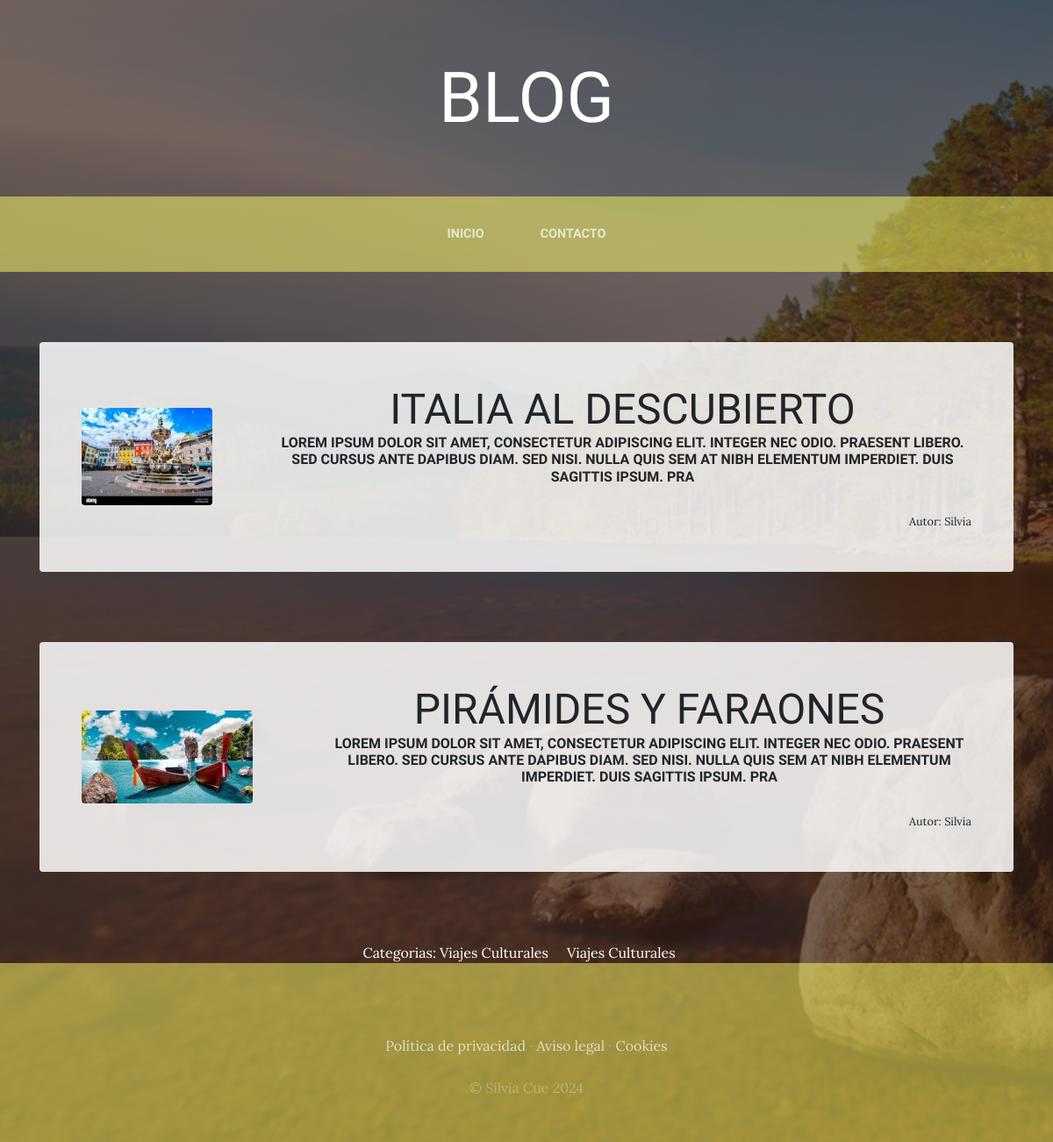
Screenshot of /categoria/3 with the database file from the repository.
### blogg/models.py (models this page shows, shortened)
class Post(models.Model):
    titulo = models.CharField(max_length=70)
    contenido = models.CharField(max_length=200)
    imagen = models.ImageField(upload_to="blogg", null=True, blank=True)
    autor = models.ForeignKey(User, on_delete=models.CASCADE)
    categorias = models.ManyToManyField(Categoria)
    created = models.DateTimeField(auto_now_add=True)
    updated = models.DateTimeField(auto_now_add=True)
    class Meta:
        verbose_name = 'post'
        verbose_name_plural = 'posts'

class Categoria(models.Model):
    nombre = models.CharField(max_length=50)
    created = models.DateTimeField(auto_now_add=True)
    updated = models.DateTimeField(auto_now_add=True)
    class Meta:
        verbose_name = 'categoria'
        verbose_name_plural = 'categoria'

### blogg/views.py (the view)
# urls.py: path('categoria/<int:categoria_id>', views.categoria, name="categoria"),
def categoria(request, categoria_id):
    categoria = Categoria.objects.get(id=categoria_id)
    posts = Post.objects.filter(categorias=categoria)
    return render(request, "blogg/categoria.html", {"categoria": categoria, "posts": posts})

### blogg/templates/blogg/categoria.html
{% extends 'blogApp/base.html' %}
{% load static %}
{% block content %}
{% for post in posts %}
<section class="page-section clearfix">
  <div class="container">
    <div
      class="intro mb-4 text-center bg-faded p-5 rounded"
      style="display: flex; align-items: center"
    >
      <div style="margin-right: 20px;">
        {% if post.imagen %}
          <img
            src="{{post.imagen.url }}"
            class="intro-img img-fluid rounded"
            alt=""
            style="max-width: 600px;"
          />
        {% else %}
          <p>No hay imagen disponible</p>
        {% endif %}
      </div>
      <div style="flex: 1;">
        <h2 class="section-heading mb-4">
          <span class="section-heading-lower">{{ post.titulo }}</span>
          <span class="section-heading-upper">{{ post.contenido }}</span>
        </h2>
        <div style="text-align: right; font-size: 0.8em">
          Autor: {{post.autor}}
        </div>
      </div>
    </div>
  </div>
</section>
{% endfor %}
<section>
  <div style="width: 75%; margin: auto; text-align: center; color: white;">
    Categorias:
    {% for post in posts %}
    {% for categoria in post.categorias.all %}
      {{categoria.nombre}} &nbsp;&nbsp;&nbsp;
      {% endfor %}
    {% endfor %}
  </div>
</section>
{% endblock %}

### blogApp/static/blogApp/css/gestion.css (style rules this page uses)
body { font-family: "Lora"; background: linear-gradient(rgba(47, 23, 15, 0.65), rgba(47, 23, 15, 0.65)), url("../img/bg_main.jpg"); background-attachment: fixed; background-position: center; background-size: cover; }
h1, h2, h3, h4, h5, h6 { font-family: "Raleway"; }
.page-section { margin-top: 5rem; margin-bottom: 5rem; }
.section-heading { text-transform: uppercase; }
.section-heading .section-heading-upper { display: block; font-size: 1rem; font-weight: 800; padding-bottom: 0.5rem; }
.section-heading .section-heading-lower { display: block; font-size: 3rem; font-weight: 100; }
.bg-faded { background-color: rgba(255, 255, 255, 0.85); }
.intro { position: relative; }
@media (min-width: 992px) { .intro .intro-img { width: 75%; float: left; } }

### rows the page displays
Post: imagen (picture), titulo "ITALIA AL DESCUBIERTO", contenido "LOREM IPSUM DOLOR SIT AMET, CONSECTETUR ADIPISCING ELIT. INTEGER NEC ODIO. PRAESENT LIBERO. SED CURSUS ANTE DAPIBUS DIAM. SED NISI. NULLA QUIS SEM AT NIBH ELEMENTUM IMPERDIET. DUIS SAGITTIS IPSUM. PRA", autor "Silvia"
Post: imagen (picture), titulo "PIRÁMIDES Y FARAONES", contenido "LOREM IPSUM DOLOR SIT AMET, CONSECTETUR ADIPISCING ELIT. INTEGER NEC ODIO. PRAESENT LIBERO. SED CURSUS ANTE DAPIBUS DIAM. SED NISI. NULLA QUIS SEM AT NIBH ELEMENTUM IMPERDIET. DUIS SAGITTIS IPSUM. PRA", autor "Silvia"
Categoria: nombre "Viajes Culturales"
